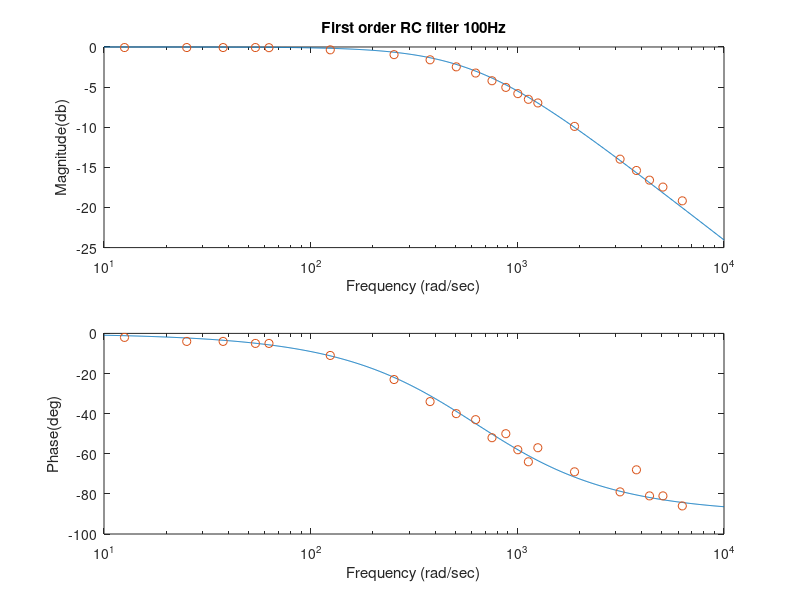

Reproduce this figure in MATLAB.
clear;
clc;
close all;

%% 100Hz first order RC filter
% This file illustrates how to plot both experimental and theoritical data
% on a Bode plot
% Set up your theoretical system transfer function
R = 7.23e3;
C = 0.22e-6;
sys = tf(1,[R*C 1])

% Input the experimental data
%read data from .dat file
data = load('RC100Hz.dat');
f_data = data(:, 1);
mag_data = data(:, 2);
phase_data = data(:, 3);
%convert frequency to angular frequency
w_data = f_data*2*pi;
%offset phase data
phase_data = -phase_data;

%Use the Bode command to calculate the theoretical magnitude, phase of the system
[mag,phase,w]=bode(sys);
% bode(sys)

% The magnitude and phase are 3 dimensional arrays from the Bode command
% and must be converted to 1 dimensional arrays using the squeeze command
magp = squeeze(mag);
phasep = squeeze(phase);

% Manually plot the theoretical and experimental data on the bode plot
figure
subplot(2,1,1)
semilogx(w,20*log10(magp),w_data,20*log10(mag_data),'o')
xlabel('Frequency (rad/sec)')
ylabel('Magnitude(db)')
xlim([10 10^4])
title('First order RC filter 100Hz')
subplot(2,1,2)
semilogx(w,phasep,w_data,phase_data,'o')
xlabel('Frequency (rad/sec)')
ylabel('Phase(deg)')
xlim([10 10^4])

